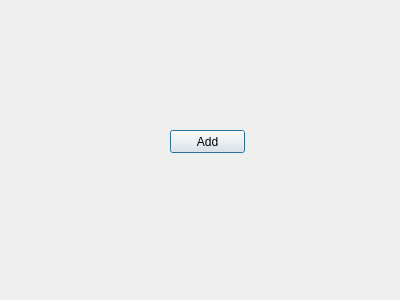
<?xml version="1.0" encoding="UTF-8"?>
<ui version="4.0">
 <class>SetDialog</class>
 <widget class="QDialog" name="SetDialog">
  <property name="geometry">
   <rect>
    <x>0</x>
    <y>0</y>
    <width>400</width>
    <height>300</height>
   </rect>
  </property>
  <property name="windowTitle">
   <string>Dialog</string>
  </property>
  <widget class="QPushButton" name="btnAdd">
   <property name="geometry">
    <rect>
     <x>170</x>
     <y>130</y>
     <width>75</width>
     <height>23</height>
    </rect>
   </property>
   <property name="text">
    <string>Add</string>
   </property>
  </widget>
 </widget>
 <resources/>
 <connections/>
</ui>
